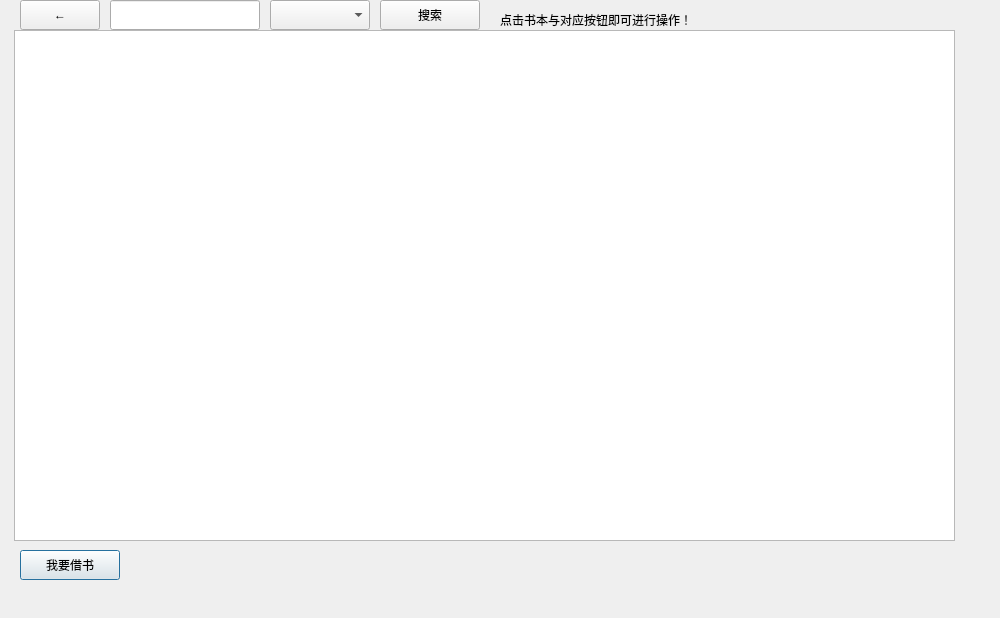
<?xml version="1.0" encoding="UTF-8"?>
<ui version="4.0">
 <class>detailoperation</class>
 <widget class="QDialog" name="detailoperation">
  <property name="geometry">
   <rect>
    <x>0</x>
    <y>0</y>
    <width>1000</width>
    <height>618</height>
   </rect>
  </property>
  <property name="windowTitle">
   <string>Dialog</string>
  </property>
  <widget class="QPushButton" name="borrowBtn">
   <property name="geometry">
    <rect>
     <x>20</x>
     <y>550</y>
     <width>100</width>
     <height>30</height>
    </rect>
   </property>
   <property name="text">
    <string>我要借书</string>
   </property>
  </widget>
  <widget class="QPushButton" name="search">
   <property name="geometry">
    <rect>
     <x>380</x>
     <y>0</y>
     <width>100</width>
     <height>30</height>
    </rect>
   </property>
   <property name="text">
    <string>搜索</string>
   </property>
  </widget>
  <widget class="QLineEdit" name="findbook">
   <property name="geometry">
    <rect>
     <x>110</x>
     <y>0</y>
     <width>150</width>
     <height>30</height>
    </rect>
   </property>
  </widget>
  <widget class="QComboBox" name="depcbBox">
   <property name="geometry">
    <rect>
     <x>270</x>
     <y>0</y>
     <width>100</width>
     <height>30</height>
    </rect>
   </property>
  </widget>
  <widget class="QPushButton" name="back">
   <property name="geometry">
    <rect>
     <x>20</x>
     <y>0</y>
     <width>80</width>
     <height>30</height>
    </rect>
   </property>
   <property name="text">
    <string>←</string>
   </property>
  </widget>
  <widget class="QTableView" name="tableView">
   <property name="enabled">
    <bool>true</bool>
   </property>
   <property name="geometry">
    <rect>
     <x>14</x>
     <y>30</y>
     <width>941</width>
     <height>511</height>
    </rect>
   </property>
   <property name="frameShadow">
    <enum>QFrame::Raised</enum>
   </property>
  </widget>
  <widget class="QLabel" name="label">
   <property name="geometry">
    <rect>
     <x>500</x>
     <y>10</y>
     <width>411</width>
     <height>20</height>
    </rect>
   </property>
   <property name="text">
    <string>点击书本与对应按钮即可进行操作！</string>
   </property>
  </widget>
 </widget>
 <resources/>
 <connections/>
</ui>
